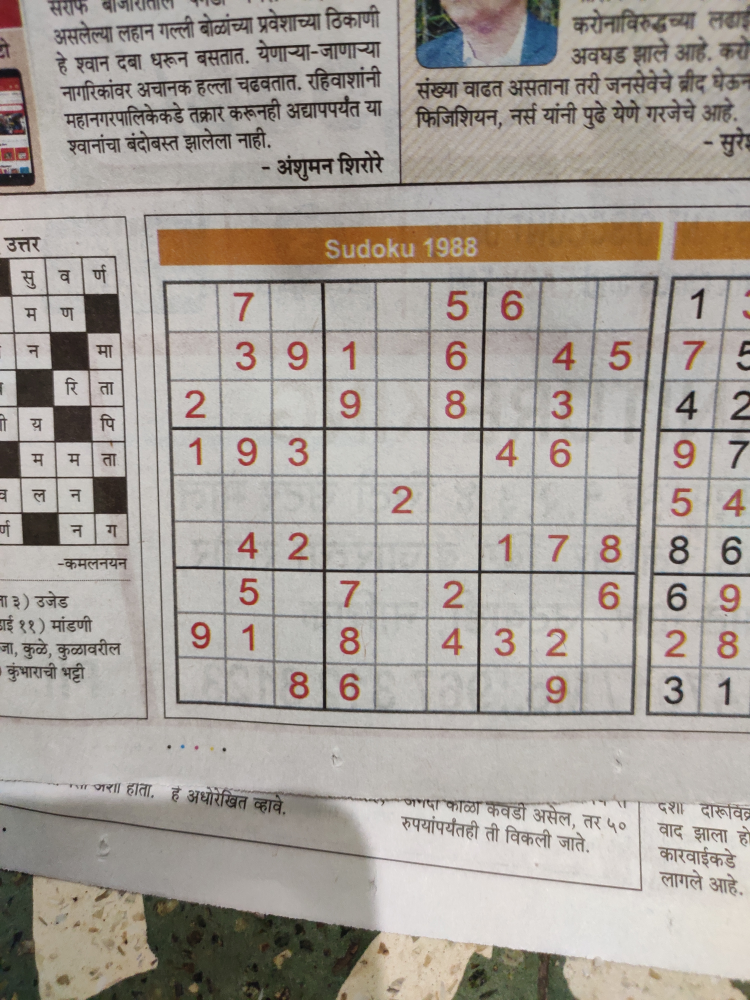
#> input picture puzzles/savedImage.jpg, 3000 x 4000 px (shown at 1/4 size)
$ python -i sudokuai.py   (imports and definitions only)
#> lines starting #> are read from the running program, lines starting #| are printed output that depends on the picture; after the words box and inside, x2 and y2 are one past the last pixel; in counts of white or black regions, pixels touching at a corner belong together
#> further down, picture is the input picture: shape (4000, 3000, 3); mean B, G, R 153.2, 159.9, 166.5
import streamlit as st
import numpy as np
import cv2
import imutils
from imutils.perspective import four_point_transform


def read_image(image_path):
  image = cv2.imread(image_path)
  image = imutils.resize(image, width=600)
  # cv2.imshow("Image", image)
  # cv2.waitKey(0)
  st.image(image)
  return image

def find_puzzle(image, debug=False):
#> called with debug = False
  gray = cv2.cvtColor(image, cv2.COLOR_BGR2GRAY)
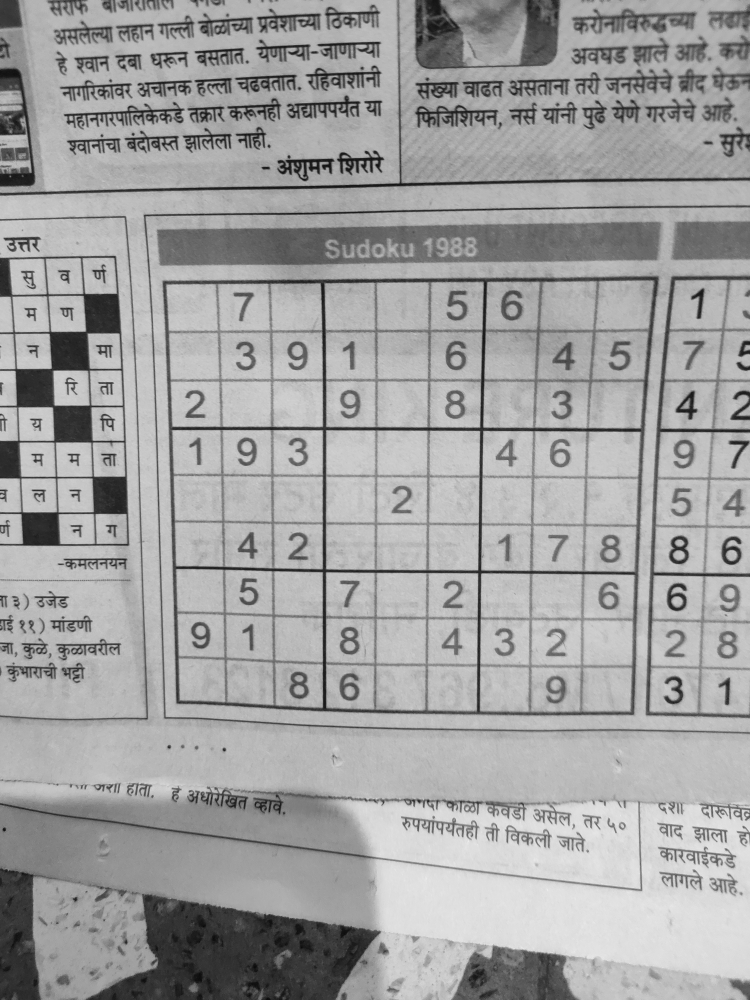
#> gray: shape (4000, 3000) (shown at 1/4 size); min 2, max 254, mean 161.1
  blurred = cv2.GaussianBlur(gray, (7,7),3)
  thresh = cv2.adaptiveThreshold(blurred, 255, cv2.ADAPTIVE_THRESH_GAUSSIAN_C,
                                 cv2.THRESH_BINARY, 11, 2)
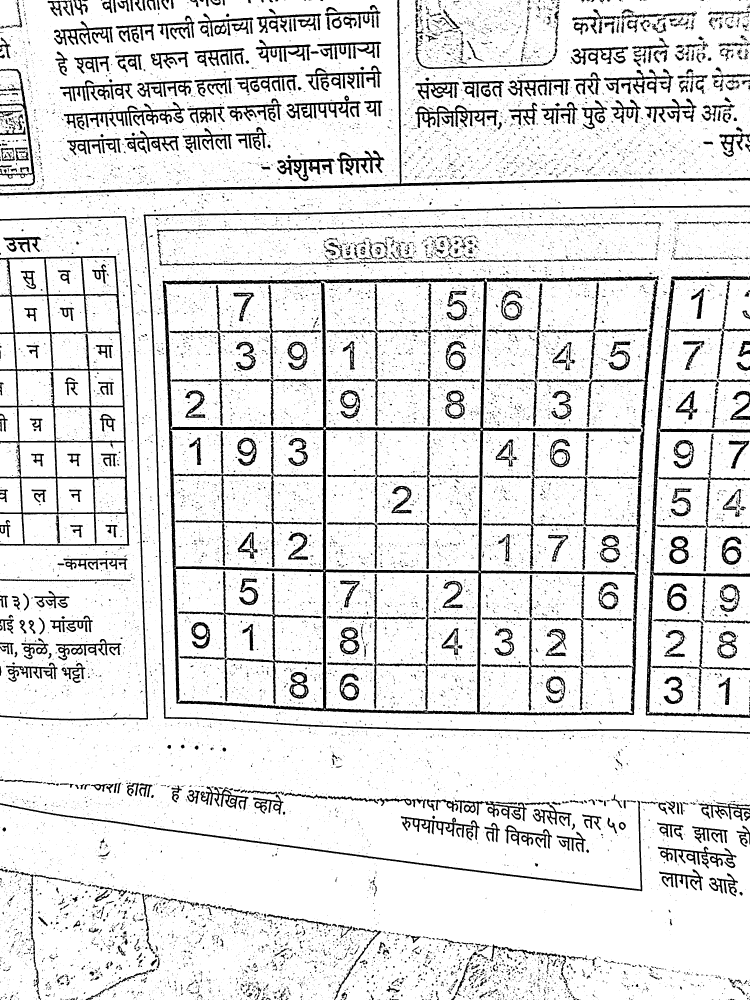
#> thresh: shape (4000, 3000) (shown at 1/4 size); 88.3% white; 23846 black regions (21456 under 20 px), largest, box (x1, y1, x2, y2) and area: (650, 1111, 2633, 2862) 195295, (0, 1023, 518, 2184) 58652, (574, 821, 3000, 2936) 44201
  thresh = cv2.bitwise_not(thresh)
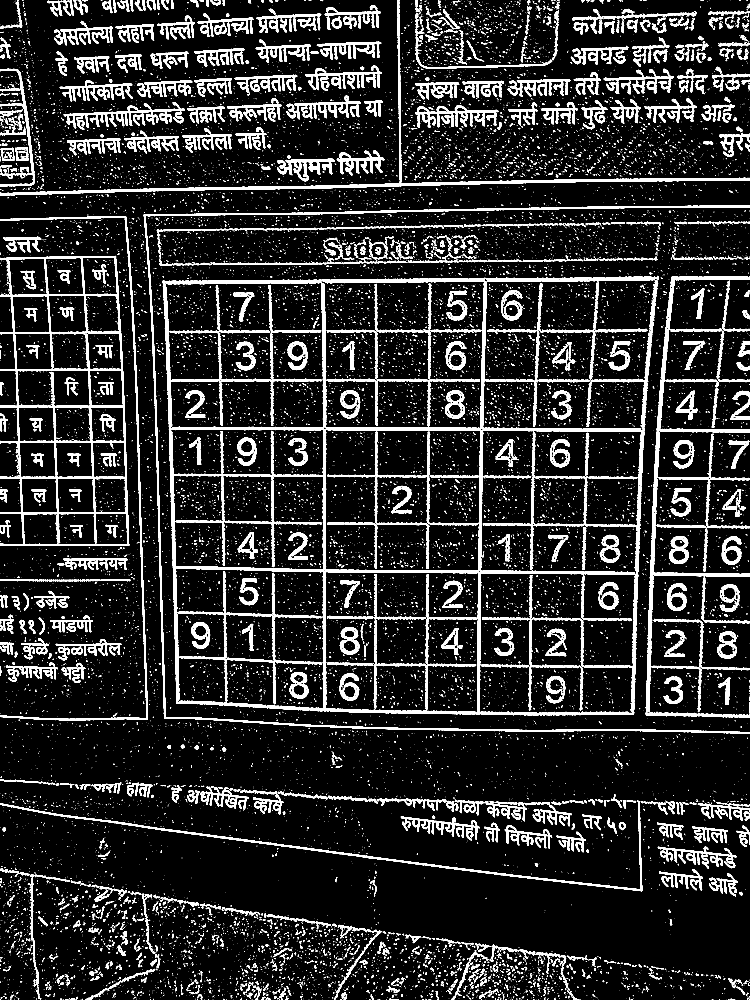
#> thresh: shape (4000, 3000) (shown at 1/4 size); 11.7% white; 23846 white regions (21456 under 20 px)

  if debug:
    # cv2.imshow("thresh", thresh)
    # cv2.waitKey(0)
    st.image(thresh)

  cnts = cv2.findContours(thresh.copy(), cv2.RETR_EXTERNAL,
                          cv2.CHAIN_APPROX_SIMPLE)
#> cnts = 17810 contours, 16469 with area under 20; largest, box (x1, y1, x2, y2) and area: (650, 1111, 2633, 2862) 2536532, (0, 1023, 518, 2184) 498966, (2583, 1104, 3000, 2872) 39044, (574, 821, 3000, 2936) 37424, (0, 0, 3000, 782) 32671
  cnts = imutils.grab_contours(cnts)
  cnts = sorted(cnts, key=cv2.contourArea, reverse=True)

  puzzleCnt = None

  for c in cnts:
    peri = cv2.arcLength(c, True)
    approx = cv2.approxPolyDP(c, 0.02 * peri, True)
    if len(approx) == 4:
      puzzleCnt = approx
      break
      if puzzleCnt is None:
        raise Exception(("Could not find sudoku puzzle outline. "
        "Try debugging your thresholding and contour steps."))
#> this loop made 2 passes
#> (peri, puzzleCnt) on pass 2: (4881, [[460, 1023], [0, 1032], [0, 2181], [517, 2180]])
#> peri on pass 1: 16985.8
  if debug:
    output = image.copy()
    cv2.drawContours(output, [puzzleCnt], -1, (0,255,0), 2)
    # cv2.imshow("output", output)
    # cv2.waitKey(0)
    st.image(output)

  puzzle = four_point_transform(image, puzzleCnt.reshape(4, 2))
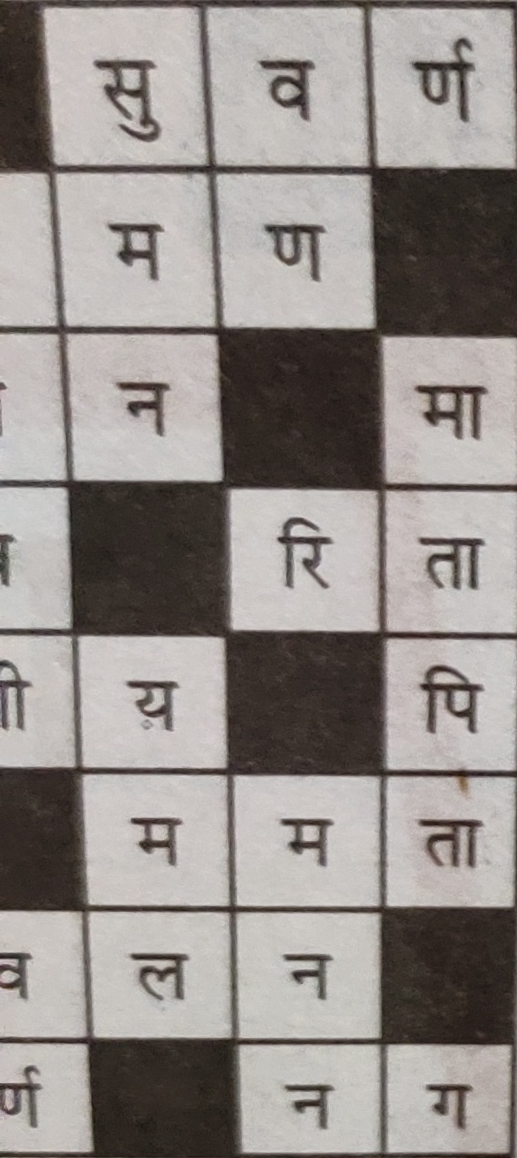
#> puzzle: shape (1158, 517, 3); mean B, G, R 138.2, 141.9, 147.9
  warped = four_point_transform(gray, puzzleCnt.reshape(4, 2))

  if debug:
    # cv2.imshow("puzzle", puzzle)
    # cv2.waitKey(0)
    st.image(puzzle)

  return (puzzle, warped)

def extract_digit(thresh, debug=False):
  cnts = cv2.findContours(thresh, cv2.RETR_EXTERNAL, cv2.CHAIN_APPROX_SIMPLE)
  cnts = imutils.grab_contours(cnts)
  if cnts == []:
    digit = "."
    return digit
  c = max(cnts, key = cv2.contourArea)
  mask = np.zeros(thresh.shape, dtype = 'uint8')
  cv2.drawContours(mask, [c], -1, 255, -1)
  (h, w) = thresh.shape
  percentFilled = cv2.countNonZero(mask) / float(w * h)
  if percentFilled < 0.03:
    digit = "."
    return digit
  digit = cv2.bitwise_and(thresh, thresh, mask=mask)
  if debug:
    # cv2.imshow("Digits", digit)
    # cv2.waitKey(0)
    st.image(digit)
  return digit

>>> import cv2
>>> picture = cv2.imread('puzzles/savedImage.jpg')
>>> result = find_puzzle(picture)
